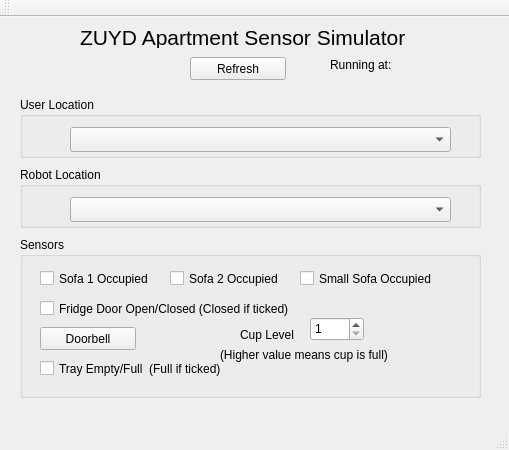
<?xml version="1.0" encoding="UTF-8"?>
<ui version="4.0">
 <class>MainWindow</class>
 <widget class="QMainWindow" name="MainWindow">
  <property name="geometry">
   <rect>
    <x>0</x>
    <y>0</y>
    <width>509</width>
    <height>450</height>
   </rect>
  </property>
  <property name="windowTitle">
   <string>ZUYD Sensor Simulator</string>
  </property>
  <widget class="QWidget" name="centralWidget">
   <widget class="QGroupBox" name="groupBox_2">
    <property name="geometry">
     <rect>
      <x>20</x>
      <y>220</y>
      <width>461</width>
      <height>161</height>
     </rect>
    </property>
    <property name="title">
     <string>Sensors</string>
    </property>
    <widget class="QCheckBox" name="sofa1CheckBox">
     <property name="geometry">
      <rect>
       <x>20</x>
       <y>30</y>
       <width>131</width>
       <height>23</height>
      </rect>
     </property>
     <property name="text">
      <string>Sofa 1 Occupied</string>
     </property>
    </widget>
    <widget class="QCheckBox" name="fridgeCheckBox">
     <property name="geometry">
      <rect>
       <x>20</x>
       <y>60</y>
       <width>361</width>
       <height>23</height>
      </rect>
     </property>
     <property name="text">
      <string>Fridge Door Open/Closed (Closed if ticked)</string>
     </property>
    </widget>
    <widget class="QPushButton" name="pushButton">
     <property name="geometry">
      <rect>
       <x>20</x>
       <y>90</y>
       <width>96</width>
       <height>23</height>
      </rect>
     </property>
     <property name="text">
      <string>Doorbell</string>
     </property>
    </widget>
    <widget class="QSpinBox" name="cupSpinBox">
     <property name="geometry">
      <rect>
       <x>290</x>
       <y>80</y>
       <width>54</width>
       <height>24</height>
      </rect>
     </property>
     <property name="minimum">
      <number>1</number>
     </property>
     <property name="maximum">
      <number>5</number>
     </property>
    </widget>
    <widget class="QLabel" name="label">
     <property name="geometry">
      <rect>
       <x>220</x>
       <y>90</y>
       <width>71</width>
       <height>16</height>
      </rect>
     </property>
     <property name="text">
      <string>Cup Level</string>
     </property>
    </widget>
    <widget class="QCheckBox" name="sofa2CheckBox">
     <property name="geometry">
      <rect>
       <x>150</x>
       <y>30</y>
       <width>131</width>
       <height>23</height>
      </rect>
     </property>
     <property name="text">
      <string>Sofa 2 Occupied</string>
     </property>
    </widget>
    <widget class="QCheckBox" name="sofa3CheckBox">
     <property name="geometry">
      <rect>
       <x>280</x>
       <y>30</y>
       <width>151</width>
       <height>23</height>
      </rect>
     </property>
     <property name="text">
      <string>Small Sofa Occupied</string>
     </property>
    </widget>
    <widget class="QCheckBox" name="trayCheckBox">
     <property name="geometry">
      <rect>
       <x>20</x>
       <y>120</y>
       <width>241</width>
       <height>23</height>
      </rect>
     </property>
     <property name="text">
      <string>Tray Empty/Full  (Full if ticked) </string>
     </property>
    </widget>
    <widget class="QLabel" name="label_2">
     <property name="geometry">
      <rect>
       <x>200</x>
       <y>110</y>
       <width>191</width>
       <height>16</height>
      </rect>
     </property>
     <property name="text">
      <string>(Higher value means cup is full)</string>
     </property>
    </widget>
   </widget>
   <widget class="QGroupBox" name="groupBox_9">
    <property name="geometry">
     <rect>
      <x>0</x>
      <y>640</y>
      <width>231</width>
      <height>31</height>
     </rect>
    </property>
    <property name="title">
     <string/>
    </property>
    <widget class="QLabel" name="userlabel">
     <property name="geometry">
      <rect>
       <x>20</x>
       <y>0</y>
       <width>161</width>
       <height>16</height>
      </rect>
     </property>
     <property name="text">
      <string/>
     </property>
    </widget>
   </widget>
   <widget class="QGroupBox" name="groupBox_5">
    <property name="geometry">
     <rect>
      <x>20</x>
      <y>80</y>
      <width>461</width>
      <height>61</height>
     </rect>
    </property>
    <property name="title">
     <string>User Location</string>
    </property>
    <widget class="QComboBox" name="userLocationComboBox">
     <property name="geometry">
      <rect>
       <x>50</x>
       <y>30</y>
       <width>381</width>
       <height>25</height>
      </rect>
     </property>
    </widget>
   </widget>
   <widget class="QGroupBox" name="groupBox_6">
    <property name="geometry">
     <rect>
      <x>20</x>
      <y>150</y>
      <width>461</width>
      <height>61</height>
     </rect>
    </property>
    <property name="title">
     <string>Robot Location</string>
    </property>
    <widget class="QComboBox" name="robotLocationComboBox">
     <property name="geometry">
      <rect>
       <x>50</x>
       <y>30</y>
       <width>381</width>
       <height>25</height>
      </rect>
     </property>
    </widget>
   </widget>
   <widget class="QPushButton" name="pushButton_2">
    <property name="geometry">
     <rect>
      <x>190</x>
      <y>40</y>
      <width>96</width>
      <height>23</height>
     </rect>
    </property>
    <property name="text">
     <string>Refresh</string>
    </property>
   </widget>
   <widget class="QLabel" name="label_3">
    <property name="geometry">
     <rect>
      <x>80</x>
      <y>10</y>
      <width>351</width>
      <height>21</height>
     </rect>
    </property>
    <property name="font">
     <font>
      <pointsize>16</pointsize>
     </font>
    </property>
    <property name="text">
     <string>ZUYD Apartment Sensor Simulator</string>
    </property>
   </widget>
   <widget class="QLabel" name="label_4">
    <property name="geometry">
     <rect>
      <x>330</x>
      <y>40</y>
      <width>71</width>
      <height>16</height>
     </rect>
    </property>
    <property name="text">
     <string>Running at:</string>
    </property>
   </widget>
   <widget class="QLabel" name="runningAtLabel">
    <property name="geometry">
     <rect>
      <x>400</x>
      <y>40</y>
      <width>71</width>
      <height>16</height>
     </rect>
    </property>
    <property name="text">
     <string> </string>
    </property>
   </widget>
  </widget>
  <widget class="QMenuBar" name="menuBar">
   <property name="geometry">
    <rect>
     <x>0</x>
     <y>0</y>
     <width>509</width>
     <height>20</height>
    </rect>
   </property>
  </widget>
  <widget class="QToolBar" name="mainToolBar">
   <attribute name="toolBarArea">
    <enum>TopToolBarArea</enum>
   </attribute>
   <attribute name="toolBarBreak">
    <bool>false</bool>
   </attribute>
  </widget>
  <widget class="QStatusBar" name="statusBar"/>
 </widget>
 <layoutdefault spacing="6" margin="11"/>
 <resources/>
 <connections/>
</ui>
